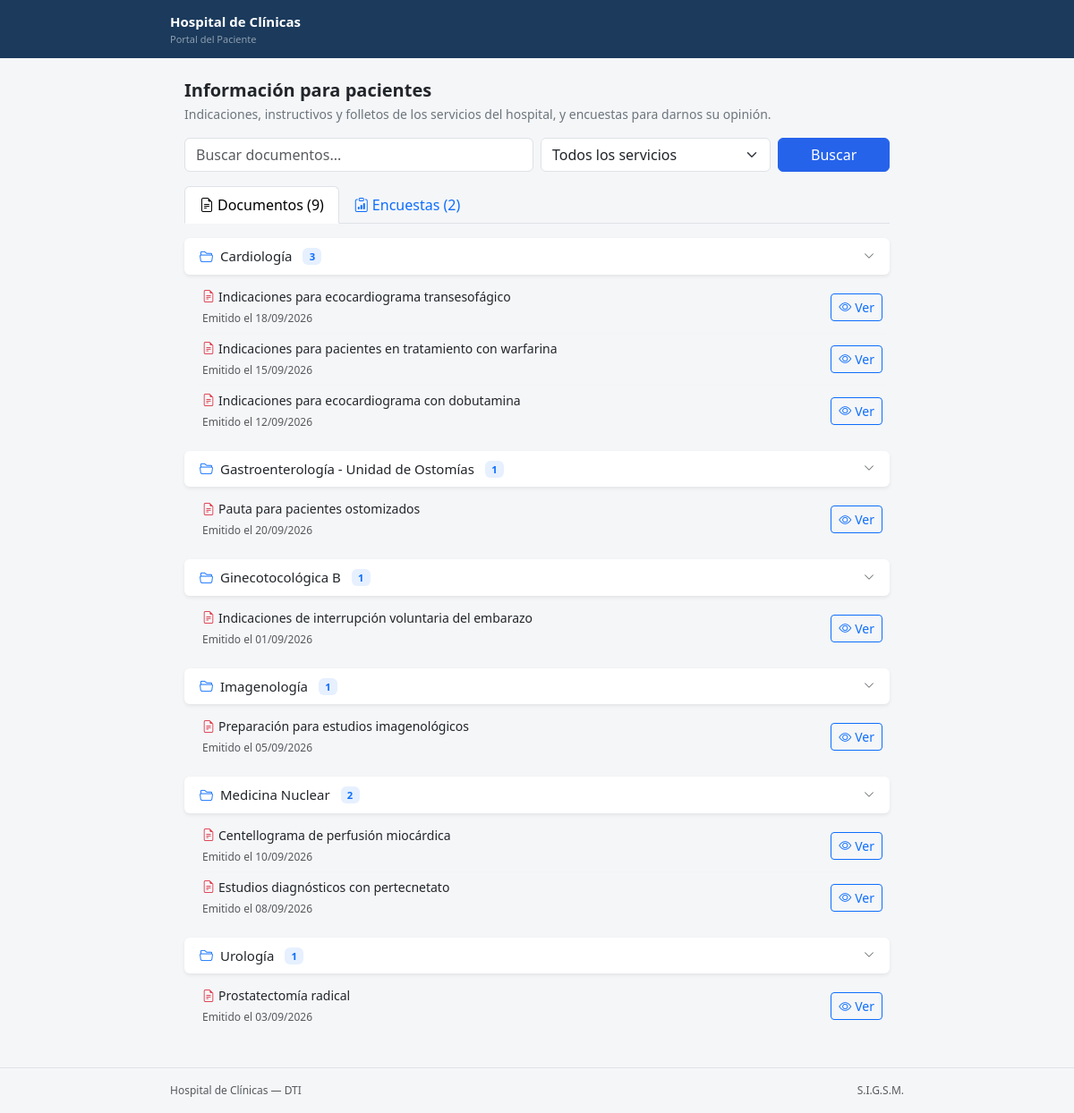
The app's page /presentacion/portal-paciente.php with its own data.
### tables this page shows
CREATE TABLE documento (
    id            INT AUTO_INCREMENT PRIMARY KEY,
    titulo        VARCHAR(120) NOT NULL,
    descripcion   TEXT NULL,
    archivo       VARCHAR(100) NULL,           
    fecha_emision DATE NOT NULL,
    fecha_carga   DATETIME NOT NULL,           
    publicado     TINYINT(1) NOT NULL DEFAULT 1,
    activo        TINYINT(1) NOT NULL DEFAULT 1,
    id_categoria  INT NOT NULL,
    id_usuario    INT NOT NULL,                
    FOREIGN KEY (id_categoria) REFERENCES categoria(id),
    FOREIGN KEY (id_usuario)   REFERENCES usuario(id)
);

### negocio/sesion.php (called while the page is built, shortened)
<?php
function e($texto) {
    return htmlspecialchars((string) $texto, ENT_QUOTES, 'UTF-8');
}

### presentacion/_vista.php (called while the page is built, shortened)
<?php
require_once __DIR__ . '/../negocio/sesion.php';
require_once __DIR__ . '/../negocio/ayudas.php';
function urlCon($cambios, $base = null) {
    $parametros = array_merge($_GET, $cambios);
    $parametros = array_filter($parametros, function ($v) { return $v !== '' && $v !== null; });
    $pagina = $base ?? basename($_SERVER['SCRIPT_NAME']);
    return $pagina . ($parametros ? '?' . http_build_query($parametros) : '');
}

### datos/Documento.php (called while the page is built, shortened)
<?php
class Documento {
    private $pdo;
    public function __construct($pdo) {
        $this->pdo = $pdo;
    }
    private function consultaBase() {
        return "SELECT d.id, d.titulo, d.descripcion, d.archivo, d.fecha_emision, d.fecha_carga,
                       d.publicado, d.id_categoria, d.id_usuario,
                       c.nombre AS categoria, c.activo AS categoria_activa,
                       u.nombre AS autor
                FROM documento d
                JOIN categoria c ON c.id = d.id_categoria
                JOIN usuario   u ON u.id = d.id_usuario
                WHERE d.activo = 1";
    }
    public function listarPublicos() {
        $sql = $this->consultaBase() . " AND d.publicado = 1 AND c.activo = 1"
             . " ORDER BY c.nombre, d.fecha_emision DESC, d.id DESC";
        return $this->pdo->query($sql)->fetchAll();
    }
}

### negocio/ayudas.php (called while the page is built, shortened)
<?php
function enteroPositivo($valor) {
    return (is_string($valor) && ctype_digit($valor)) ? (int) $valor : 0;
}

### datos/Encuesta.php (called while the page is built, shortened)
<?php
class Encuesta {
    private $pdo;
    public function __construct($pdo) {
        $this->pdo = $pdo;
    }
    private function consultaBase() {
        return "SELECT e.id, e.titulo, e.descripcion, e.estado, e.version, e.fecha_creacion,
                       e.id_categoria, e.id_categoria_encuesta, e.id_origen, e.id_usuario,
                       c.nombre AS servicio, c.activo AS servicio_activo,
                       ce.nombre AS categoria_encuesta, ce.activo AS categoria_encuesta_activa,
                       u.nombre AS autor,
                       (SELECT COUNT(*) FROM pregunta p WHERE p.id_encuesta = e.id) AS preguntas,
                       (SELECT COUNT(*) FROM envio v WHERE v.id_encuesta = e.id) AS envios
                FROM encuesta e
                LEFT JOIN categoria c ON c.id = e.id_categoria
                LEFT JOIN categoria_encuesta ce ON ce.id = e.id_categoria_encuesta
                JOIN usuario u ON u.id = e.id_usuario
                WHERE e.activo = 1";
    }
    public function listarPublicadas() {
        return $this->pdo->query(
            $this->consultaBase() . " AND e.estado = 'publicada' AND (e.id_categoria IS NULL OR c.activo = 1)
             ORDER BY e.titulo"
        )->fetchAll();
    }
}

### presentacion/portal-paciente.php (the view, shortened to what this page needs)
<?php
require_once __DIR__ . '/../negocio/sesion.php';
require_once __DIR__ . '/../negocio/ayudas.php';
require_once __DIR__ . '/../datos/conexion.php';
require_once __DIR__ . '/../datos/Documento.php';
require_once __DIR__ . '/../datos/Encuesta.php';
require_once __DIR__ . '/_vista.php';
$buscar = trim($_GET['q'] ?? '');
$idCat  = enteroPositivo($_GET['servicio'] ?? '');
$idTipo = enteroPositivo($_GET['categoria'] ?? '');
$tab    = ($_GET['tab'] ?? '') === 'encuestas' ? 'encuestas' : 'docs';
$documentos = []; $encuestas = []; $servicios = []; $categoriasEnc = [];
try {
    $pdo = (new Conexion())->getConexion();
    $documentos = (new Documento($pdo))->listarPublicos();
    $encuestas  = (new Encuesta($pdo))->listarPublicadas();
} catch (PDOException $e) {
    error_log('Error en el portal: ' . $e->getMessage());
    guardarMensaje('No se pudo cargar la información. Intente nuevamente.', 'danger');
}
$coincide = function ($titulo, $servicio, $idServicio) use ($buscar, $idCat) {
    if ($idCat && (int) $idServicio !== $idCat) { return false; }
    return $buscar === '' || mb_stripos($titulo . ' ' . $servicio, $buscar) !== false;
};
$documentos = array_values(array_filter($documentos, function ($d) use ($coincide) { return $coincide($d['titulo'], $d['categoria'], $d['id_categoria']); }));
$encuestas  = array_values(array_filter($encuestas, function ($en) use ($buscar, $idCat, $idTipo) {
    if ($idCat && (int) $en['id_categoria'] !== $idCat) { return false; }
    if ($idTipo && (int) $en['id_categoria_encuesta'] !== $idTipo) { return false; }
    $texto = $en['titulo'] . ' ' . $en['descripcion'] . ' ' . $en['servicio'] . ' ' . $en['categoria_encuesta'];
    return $buscar === '' || mb_stripos($texto, $buscar) !== false;
}));
$porCategoria = [];
foreach ($documentos as $d) { $porCategoria[$d['categoria']][] = $d; }
?>
<!DOCTYPE html>
<html lang="es">
<head>
    <link href="https://cdn.jsdelivr.net/npm/bootstrap@5.3.3/dist/css/bootstrap.min.css" rel="stylesheet">
    <link href="https://cdn.jsdelivr.net/npm/bootstrap-icons@1.11.3/font/bootstrap-icons.min.css" rel="stylesheet">
</head>
<body class="d-flex flex-column min-vh-100" style="background:#F5F6F8;">
    <nav class="navbar bg-hc text-white px-3">
        <div class="container-fluid px-0" style="max-width:820px;">
            <a class="navbar-brand text-white" href="portal-paciente.php">
                <span class="fw-semibold d-block" style="font-size:15px;">Hospital de Clínicas</span>
                <span class="opacity-50 d-block" style="font-size:11px;">Portal del Paciente</span>
            </a>
        </div>
    </nav>
    <main class="flex-grow-1 px-3 py-4" style="max-width:820px; margin:0 auto; width:100%;">
        <h5 class="fw-semibold mb-1">Información para pacientes</h5>
        <p class="text-secondary mb-3" style="font-size:14px;">Indicaciones, instructivos y folletos de los servicios del hospital, y encuestas para darnos su opinión.</p>
        <form method="GET" class="row g-2 mb-3">
            <div class="col-12 <?= $tab === 'encuestas' ? 'col-sm-4' : 'col-sm-6' ?>"><input type="search" class="form-control" name="q" value="<?= e($buscar) ?>" placeholder="<?= $tab === 'encuestas' ? 'Buscar encuestas...' : 'Buscar documentos...' ?>" maxlength="100"></div>
            <div class="<?= $tab === 'encuestas' ? 'col-6 col-sm-3' : 'col-8 col-sm-4' ?>">
                <select name="servicio" class="form-select">
                    <option value="">Todos los servicios</option>
                </select>
            </div>
            <div class="<?= $tab === 'encuestas' ? 'col-12 col-sm-2' : 'col-4 col-sm-2' ?>"><button class="btn btn-hc w-100">Buscar</button></div>
        </form>
        <ul class="nav nav-tabs mb-3">
            <li class="nav-item"><a class="nav-link <?= $tab === 'docs' ? 'active' : '' ?>" href="<?= e(urlCon(['tab' => 'docs'])) ?>"><i class="bi bi-file-earmark-text me-1"></i>Documentos (<?= count($documentos) ?>)</a></li>
            <li class="nav-item"><a class="nav-link <?= $tab === 'encuestas' ? 'active' : '' ?>" href="<?= e(urlCon(['tab' => 'encuestas'])) ?>"><i class="bi bi-clipboard-data me-1"></i>Encuestas (<?= count($encuestas) ?>)</a></li>
        </ul>
        <?php if ($tab === 'docs'): ?>
            <?php $n = 0; foreach ($porCategoria as $categoria => $lista): $n++; ?>
                <div class="mb-2">
                    <button class="btn w-100 text-start d-flex justify-content-between align-items-center py-2 px-3 shadow-sm bg-white" type="button" data-bs-toggle="collapse" data-bs-target="#cat<?= $n ?>" style="font-size:15px;">
                        <span><i class="bi bi-folder2-open text-primary me-2"></i><?= e($categoria) ?> <span class="badge bg-primary bg-opacity-10 text-primary ms-2"><?= count($lista) ?></span></span>
                        <i class="bi bi-chevron-down text-muted" style="font-size:12px;"></i>
                    </button>
                    <div class="collapse show" id="cat<?= $n ?>"><div class="ps-3 pe-1 py-2">
                        <?php foreach ($lista as $d): ?>
                            <div class="doc-item d-flex justify-content-between align-items-center gap-2">
                                <div style="min-width:0;">
                                    <span class="d-block text-truncate" style="font-size:14px;"><i class="bi bi-file-earmark-text text-danger me-1"></i><?= e($d['titulo']) ?></span>
                                    <span class="text-muted" style="font-size:12px;">Emitido el <?= e(date('d/m/Y', strtotime($d['fecha_emision']))) ?></span>
                                </div>
                                <a class="btn btn-outline-primary btn-sm flex-shrink-0" href="ver_documento_mobile.php?id=<?= (int) $d['id'] ?>"><i class="bi bi-eye me-1"></i>Ver</a>
                            </div>
                        <?php endforeach; ?>
                    </div></div>
                </div>
            <?php endforeach; ?>
        <?php endif; ?>
    </main>
    <footer class="border-top mt-auto py-3 px-3">
        <div class="d-flex justify-content-between" style="max-width:820px;margin:0 auto;">
            <span class="text-muted" style="font-size:12px;">Hospital de Clínicas — DTI</span>
            <span class="text-muted" style="font-size:12px;">S.I.G.S.M.</span>
        </div>
    </footer>
</body>
</html>

### presentacion/portal-paciente.php (style rules this page uses)
.bg-hc { background-color: #1B3A5C; }
.btn-hc { --bs-btn-bg: #2563EB; --bs-btn-border-color: #2563EB; --bs-btn-color: #fff; --bs-btn-hover-bg: #1D4ED8; --bs-btn-hover-border-color: #1D4ED8; --bs-btn-hover-color: #fff; }
.doc-item { padding: 6px 4px; border-bottom: 1px solid #F3F4F6; }
.doc-item:last-child { border-bottom: none; }

### records on screen
documento: titulo "Indicaciones para ecocardiograma transesofágico", fecha_emision "18/09/2026"
documento: titulo "Indicaciones para pacientes en tratamiento con warfarina", fecha_emision "15/09/2026"
documento: titulo "Indicaciones para ecocardiograma con dobutamina", fecha_emision "12/09/2026"
documento: titulo "Pauta para pacientes ostomizados", fecha_emision "20/09/2026"
documento: titulo "Indicaciones de interrupción voluntaria del embarazo", fecha_emision "01/09/2026"
documento: titulo "Preparación para estudios imagenológicos", fecha_emision "05/09/2026"
documento: titulo "Centellograma de perfusión miocárdica", fecha_emision "10/09/2026"
documento: titulo "Estudios diagnósticos con pertecnetato", fecha_emision "08/09/2026"
documento: titulo "Prostatectomía radical", fecha_emision "03/09/2026"

### other values on screen
count($documentos) "9"
count($encuestas) "2"
$categoria "Cardiología"
count($lista) "3"
$categoria "Gastroenterología - Unidad de Ostomías"
count($lista) "1"
$categoria "Ginecotocológica B"
$categoria "Imagenología"
$categoria "Medicina Nuclear"
count($lista) "2"
$categoria "Urología"
